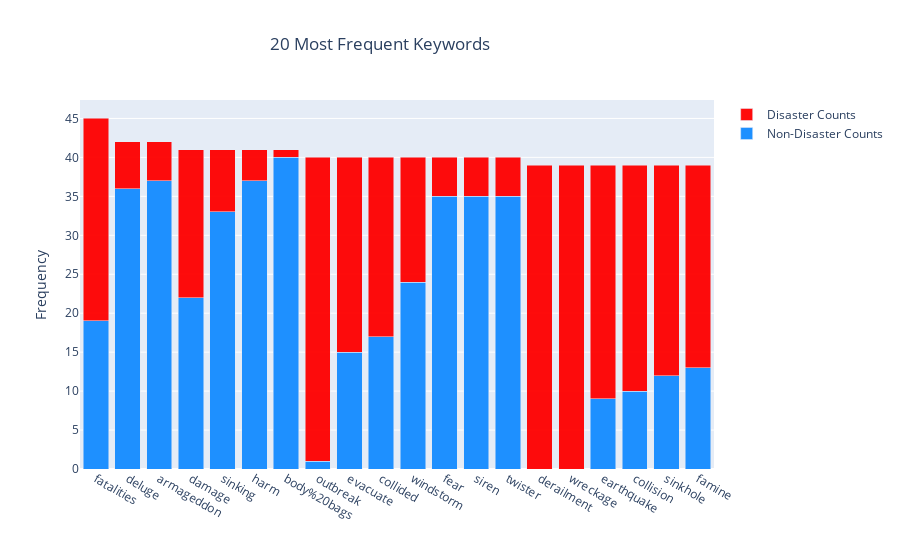

The cell this chart's notebook holds for it:
### Code cell
#plotting a bar chart of the most frequent keywords, and the proportion that correspond to disasters
fig = go.Figure(go.Bar(x=top_words,y=top_non_disaster_subcounts,name='Non-Disaster Counts',opacity=1,marker_color='dodgerblue'))
fig.add_trace(go.Bar(x=top_words,y=top_disaster_subcounts,name='Disaster Counts',opacity=0.95,marker_color='red'))
fig.update_layout(barmode='stack',title='20 Most Frequent Keywords',yaxis_title='Frequency',
                  xaxis_title='',title_x=0.3)
fig.show()

### Figure 1 — Plotly figure (JSON) as saved in the notebook; plotly's stock layout.template omitted (floating-point values rounded to 4 significant figures)
{"data": [{"marker": {"color": "dodgerblue"}, "name": "Non-Disaster Counts", "opacity": 1, "type": "bar", "x": ["fatalities", "deluge", "armageddon", "damage", "sinking", "harm", "body%20bags", "outbreak", "evacuate", "collided", "windstorm", "fear", "siren", "twister", "derailment", "wreckage", "earthquake", "collision", "sinkhole", "famine"], "y": [19, 36, 37, 22, 33, 37, 40, 1, 15, 17, 24, 35, 35, 35, 0, 0, 9, 10, 12, 13]}, {"marker": {"color": "red"}, "name": "Disaster Counts", "opacity": 0.95, "type": "bar", "x": ["fatalities", "deluge", "armageddon", "damage", "sinking", "harm", "body%20bags", "outbreak", "evacuate", "collided", "windstorm", "fear", "siren", "twister", "derailment", "wreckage", "earthquake", "collision", "sinkhole", "famine"], "y": [26, 6, 5, 19, 8, 4, 1, 39, 25, 23, 16, 5, 5, 5, 39, 39, 30, 29, 27, 26]}], "layout": {"barmode": "stack", "title": {"text": "20 Most Frequent Keywords", "x": 0.3}, "xaxis": {"title": {"text": ""}}, "yaxis": {"title": {"text": "Frequency"}}}}
